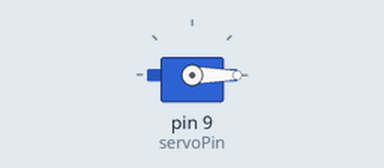
Simulated run of this sketch. Board: Arduino Uno, built with avr-gcc and run on an emulated ATmega328P. Parts: servo. What the sketch prints to the serial monitor is not drawn.

Above: at 0.1 s.
At 0.6 s:
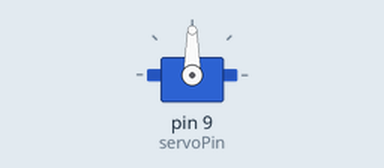
At 1.1 s:
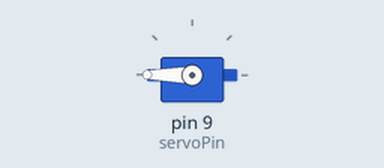
Timing chart, 0 to 3.0 s (numbered marks = the images above):
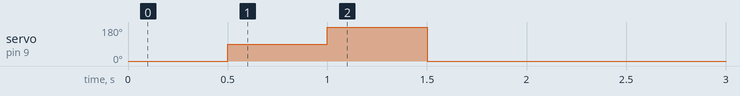

The sketch:

servo.ino
```cpp
#include <Servo.h>

Servo myservo;
const int servoPin = 9;

// Функция для тестового движения
void servoTest() {
  myservo.write(0);    // Исходная позиция
  delay(500);
  myservo.write(90);   // Поворот на 90°
  delay(500);
  myservo.write(180);  // Поворот на 180°
  delay(500);
  myservo.write(0);    // Возврат в 0°
  delay(500);
}

void setup() {
  Serial.begin(9600);
  myservo.attach(servoPin);

  // Добавлена только эта часть
  servoTest();         // Тест сервы при запуске
  Serial.println("Сервопривод протестирован!");
}

// Остальной код БЕЗ ИЗМЕНЕНИЙ
void loop() {
  if (Serial.available() > 0) {
    String command = Serial.readStringUntil('\n');
    command.trim();

    if (command == "OPEN") {
      myservo.write(90);
      delay(10000);
      myservo.write(0);
    }
  }
}
```
